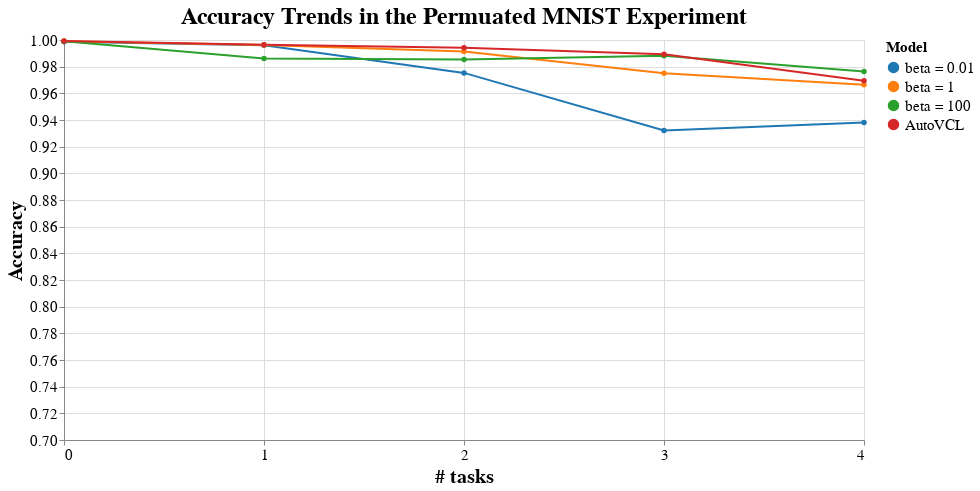

Notebook code cell kept with this figure:
### Code cell
import matplotlib.pyplot as plt
# def plot_trends(trends):
#     for t in trends:
#         plt.plot(range(len(t[0])),np.mean(t, axis = 0))
plot_trends([trends_1,trends_2,trends_3,trends_4,])

### Figure 1 — Vega-Lite specification as saved in the notebook (floating-point values rounded to 4 significant figures)
{"config": {"view": {"continuousWidth": 400, "continuousHeight": 300}, "axis": {"labelFontSize": 15, "titleFontSize": 20}, "legend": {"labelFontSize": 15, "titleFontSize": 15}, "title": {"fontSize": 24}}, "data": {"name": "data-b1e580c65abae6aa1e5c5dfc6b5c2849"}, "mark": {"type": "line", "point": true}, "encoding": {"color": {"field": "Series", "legend": {"title": "Model"}, "scale": {"scheme": "category10"}, "sort": ["beta = 0.01", "beta = 1", "beta = 100", "AutoVCL"], "type": "nominal"}, "tooltip": [{"field": "# of tasks", "type": "quantitative"}, {"field": "Values", "type": "quantitative"}, {"field": "Series", "type": "nominal"}], "x": {"axis": {"values": [0, 1, 2, 3, 4]}, "field": "# of tasks", "title": "# tasks", "type": "quantitative"}, "y": {"field": "Values", "scale": {"domain": [0.7, 1]}, "title": "Accuracy", "type": "quantitative"}}, "height": 400, "title": "Accuracy Trends in the Permuated MNIST Experiment", "width": 800, "$schema": "https://vega.github.io/schema/vega-lite/v4.17.0.json", "datasets": {"data-b1e580c65abae6aa1e5c5dfc6b5c2849": [{"# of tasks": 0, "Series": "beta = 0.01", "Values": 0.9988}, {"# of tasks": 1, "Series": "beta = 0.01", "Values": 0.9961}, {"# of tasks": 2, "Series": "beta = 0.01", "Values": 0.9753}, {"# of tasks": 3, "Series": "beta = 0.01", "Values": 0.9321}, {"# of tasks": 4, "Series": "beta = 0.01", "Values": 0.9381}, {"# of tasks": 0, "Series": "beta = 1", "Values": 0.9991}, {"# of tasks": 1, "Series": "beta = 1", "Values": 0.9962}, {"# of tasks": 2, "Series": "beta = 1", "Values": 0.9914}, {"# of tasks": 3, "Series": "beta = 1", "Values": 0.9751}, {"# of tasks": 4, "Series": "beta = 1", "Values": 0.9664}, {"# of tasks": 0, "Series": "beta = 100", "Values": 0.9991}, {"# of tasks": 1, "Series": "beta = 100", "Values": 0.9862}, {"# of tasks": 2, "Series": "beta = 100", "Values": 0.9853}, {"# of tasks": 3, "Series": "beta = 100", "Values": 0.9882}, {"# of tasks": 4, "Series": "beta = 100", "Values": 0.9764}, {"# of tasks": 0, "Series": "AutoVCL", "Values": 0.9992}, {"# of tasks": 1, "Series": "AutoVCL", "Values": 0.9964}, {"# of tasks": 2, "Series": "AutoVCL", "Values": 0.9942}, {"# of tasks": 3, "Series": "AutoVCL", "Values": 0.9892}, {"# of tasks": 4, "Series": "AutoVCL", "Values": 0.9694}]}}
